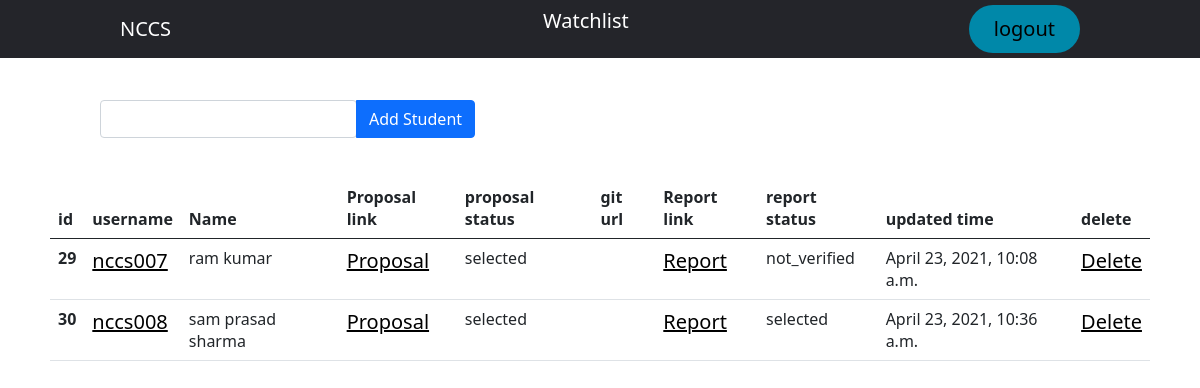
Page /watchlist (signed in) on the committed database.
### project/models.py (models this page shows)
class Watchlist(models.Model):
    teacher = models.ForeignKey(User, on_delete=models.SET_NULL,null=True)
    project = models.ForeignKey(Project, on_delete=models.SET_NULL,null=True)

class Project(models.Model):
    user = models.OneToOneField(User, on_delete=models.CASCADE,null=True)
    unique_name = models.CharField(max_length=50,null=True)
    proposal_file=models.FileField(blank=True,null=True,upload_to='proposals/')
    proposal_reason=models.TextField(null=True)
    condition= [
    ('selected', 'selected'),
    ('not_selected', 'not_selected'),
    ('not_verified','not_verified'),
    ]
    selected_proposal_condition=models.CharField(max_length=12,choices=condition,default='not_verified' )
    name = models.CharField(max_length=50,null=True)
    git_url = models.URLField(max_length=200,null=True)
    references = models.TextField(null=True)
    tools = models.TextField(null=True)
    updated_date = models.DateTimeField(auto_now_add=True,null=True)
    report_file=models.FileField(blank=True,null=True,upload_to='reports/')
    report_reason=models.TextField(null=True)
    condition= [
    ('selected', 'selected'),
    ('not_selected', 'not_selected'),
    ('not_verified','not_verified'),
    ]
    selected_report_condition=models.CharField(max_length=12,choices=condition,default='not_verified' )

### users/decorators.py (the view)
        def wrapper_func(request, *args , **kwargs):
            print('working',allowed_roles)
            group = None
            if request.user.groups.exists():
                group = request.user.groups.all()[0].name
            if group in allowed_roles:
                return view_func(request, *args , **kwargs)
            else:
                return HttpResponse("you are not authorized to view this page")

### project/views.py (called while the page is built)
@login_required(login_url='loginPage')
@allowed_users(allowed_roles=['Mentors'])
def watchlist(request):
    watch = Watchlist.objects.filter(teacher = request.user.id)
    return render(request,"teacher/watchlist.html", {'watch': watch})

### templates/teacher/watchlist.html (shortened to what this page needs)
{% extends 'main.html'%}
{% block content %}
<div class="search">
	<form method="POST" enctype="multipart/form-data" action='/addwatchlist'>
<div class="input-group">
  <div class="form-outline">
    <input type="text" id="query" name="unique_name" class="form-control" />
  </div>
  <button type="submit" class="btn btn-primary">Add Student
  </button>
</form>
</div>
<div class="tbl">
<table class="table">
  <thead class="thead-dark">
    <tr>
      <th scope="col">id</th>
      <th scope="col">username</th>
      <th scope="col">Name</th>
      <th scope="col">Proposal link</th>
      <th scope="col">proposal status</th>
      <th scope="col">git url</th>
      <th scope="col">Report link</th>
      <th scope="col">report status</th>
      <th scope="col">updated time</th>
      <th scope="col">delete</th>
    </tr>
  </thead>
  <tbody>
    <tr>
	    {% for student in watch %}
    <th scope="row">{{student.project.id}}</th>
      <td><a href="/selection/{{student.project.id}}"> {{student.project.unique_name}}</a></td>
      <td>{{student.project.name}}</td>
      <td><a href="/media/{{student.project.proposal_file}}" target="_blank">Proposal</a></td>
      <td>{{student.project.selected_proposal_condition}}</td>
      <td><a href="{{student.project.git_url}}">{{student.git_url}}</a></td>
      <td><a href="/media/{{student.project.report_file}}" target="_blank">Report</a></td>
      <td>{{student.project.selected_report_condition}}</td>
      <td>{{student.project.updated_date}}</td>
      <td><a href="/deletewatchlist/{{student.id}}">Delete</a></td>
    </tr>
    {%endfor%}
  </tbody>
</table>
</div>
{% endblock %}

### templates/teacher/watchlist.html (style rules this page uses)
.search { position:absolute; top:100px; left:100px; align:center; }
.tbl { position:absolute; margin: 120px 50px 50px; padding 5px 5px 5px 5px; }

### templates/navbar.html (style rules this page uses)
* { box-sizing: border-box; margin: 0; padding:0; }
li,a, button { font-weight: 500; font-size:20px; color:#000; }
button { padding: 9px 25px; background-color: rgba(0,136,169,1); border: none; border-radius: 50px; cursor: pointer; transition : all 0.3s ease 0s; }

### rows in the picture
Watchlist: project.id "29", project.unique_name "nccs007", project.name "ram kumar", project.selected_proposal_condition "selected", project.selected_report_condition "not_verified", project.updated_date "April 23, 2021, 10:08 a.m."
Watchlist: project.id "30", project.unique_name "nccs008", project.name "sam prasad sharma", project.selected_proposal_condition "selected", project.selected_report_condition "selected", project.updated_date "April 23, 2021, 10:36 a.m."
